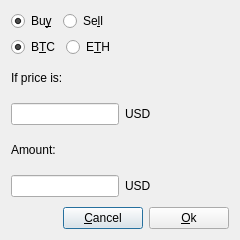
<?xml version="1.0" encoding="UTF-8"?>
<ui version="4.0">
 <class>ConditionalDialog</class>
 <widget class="QDialog" name="ConditionalDialog">
  <property name="geometry">
   <rect>
    <x>0</x>
    <y>0</y>
    <width>240</width>
    <height>240</height>
   </rect>
  </property>
  <property name="minimumSize">
   <size>
    <width>240</width>
    <height>240</height>
   </size>
  </property>
  <property name="maximumSize">
   <size>
    <width>240</width>
    <height>240</height>
   </size>
  </property>
  <property name="windowTitle">
   <string>Conditional Order</string>
  </property>
  <layout class="QGridLayout" name="gridLayout">
   <item row="0" column="0">
    <layout class="QHBoxLayout" name="horizontalLayout">
     <item>
      <widget class="QRadioButton" name="buyRB">
       <property name="text">
        <string>Bu&amp;y</string>
       </property>
       <property name="checked">
        <bool>true</bool>
       </property>
       <attribute name="buttonGroup">
        <string notr="true">buttonGroup</string>
       </attribute>
      </widget>
     </item>
     <item>
      <widget class="QRadioButton" name="sellRB">
       <property name="text">
        <string>Se&amp;ll</string>
       </property>
       <attribute name="buttonGroup">
        <string notr="true">buttonGroup</string>
       </attribute>
      </widget>
     </item>
     <item>
      <spacer name="horizontalSpacer_2">
       <property name="orientation">
        <enum>Qt::Horizontal</enum>
       </property>
       <property name="sizeHint" stdset="0">
        <size>
         <width>40</width>
         <height>20</height>
        </size>
       </property>
      </spacer>
     </item>
    </layout>
   </item>
   <item row="1" column="0">
    <layout class="QHBoxLayout" name="horizontalLayout_2">
     <item>
      <widget class="QRadioButton" name="btcRB">
       <property name="text">
        <string>B&amp;TC</string>
       </property>
       <property name="checked">
        <bool>true</bool>
       </property>
       <attribute name="buttonGroup">
        <string notr="true">buttonGroup_2</string>
       </attribute>
      </widget>
     </item>
     <item>
      <widget class="QRadioButton" name="ethRB">
       <property name="text">
        <string>E&amp;TH</string>
       </property>
       <attribute name="buttonGroup">
        <string notr="true">buttonGroup_2</string>
       </attribute>
      </widget>
     </item>
     <item>
      <spacer name="horizontalSpacer_3">
       <property name="orientation">
        <enum>Qt::Horizontal</enum>
       </property>
       <property name="sizeHint" stdset="0">
        <size>
         <width>40</width>
         <height>20</height>
        </size>
       </property>
      </spacer>
     </item>
    </layout>
   </item>
   <item row="2" column="0">
    <layout class="QVBoxLayout" name="verticalLayout">
     <item>
      <widget class="QLabel" name="label">
       <property name="text">
        <string>If price is:</string>
       </property>
      </widget>
     </item>
     <item>
      <layout class="QHBoxLayout" name="horizontalLayout_5">
       <item>
        <widget class="QLineEdit" name="priceLE"/>
       </item>
       <item>
        <widget class="QLabel" name="priceUnitLabel">
         <property name="text">
          <string>USD</string>
         </property>
        </widget>
       </item>
       <item>
        <spacer name="horizontalSpacer_5">
         <property name="orientation">
          <enum>Qt::Horizontal</enum>
         </property>
         <property name="sizeHint" stdset="0">
          <size>
           <width>40</width>
           <height>20</height>
          </size>
         </property>
        </spacer>
       </item>
      </layout>
     </item>
    </layout>
   </item>
   <item row="3" column="0">
    <layout class="QVBoxLayout" name="verticalLayout_2">
     <item>
      <widget class="QLabel" name="label_2">
       <property name="text">
        <string>Amount:</string>
       </property>
      </widget>
     </item>
     <item>
      <layout class="QHBoxLayout" name="horizontalLayout_3">
       <item>
        <widget class="QLineEdit" name="amountLE"/>
       </item>
       <item>
        <widget class="QLabel" name="amountUnitLabel">
         <property name="text">
          <string>USD</string>
         </property>
        </widget>
       </item>
       <item>
        <spacer name="horizontalSpacer_4">
         <property name="orientation">
          <enum>Qt::Horizontal</enum>
         </property>
         <property name="sizeHint" stdset="0">
          <size>
           <width>40</width>
           <height>20</height>
          </size>
         </property>
        </spacer>
       </item>
      </layout>
     </item>
    </layout>
   </item>
   <item row="4" column="0">
    <layout class="QHBoxLayout" name="horizontalLayout_4">
     <item>
      <spacer name="horizontalSpacer">
       <property name="orientation">
        <enum>Qt::Horizontal</enum>
       </property>
       <property name="sizeHint" stdset="0">
        <size>
         <width>40</width>
         <height>20</height>
        </size>
       </property>
      </spacer>
     </item>
     <item>
      <widget class="QPushButton" name="cancelButton">
       <property name="text">
        <string>&amp;Cancel</string>
       </property>
      </widget>
     </item>
     <item>
      <widget class="QPushButton" name="okButton">
       <property name="text">
        <string>&amp;Ok</string>
       </property>
      </widget>
     </item>
    </layout>
   </item>
  </layout>
 </widget>
 <resources/>
 <connections/>
 <buttongroups>
  <buttongroup name="buttonGroup"/>
  <buttongroup name="buttonGroup_2"/>
 </buttongroups>
</ui>
